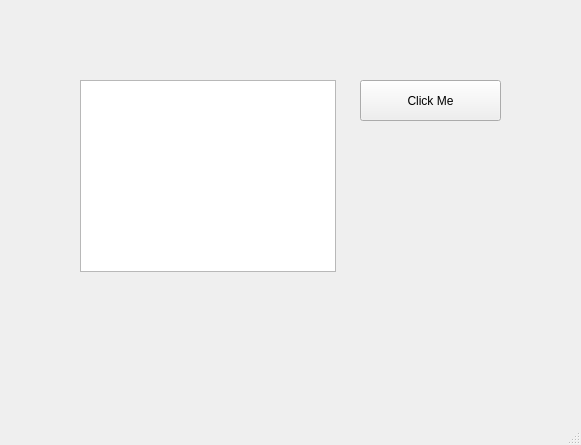
<?xml version="1.0" encoding="UTF-8"?>
<ui version="4.0">
 <class>MainWindow</class>
 <widget class="QMainWindow" name="MainWindow">
  <property name="geometry">
   <rect>
    <x>0</x>
    <y>0</y>
    <width>581</width>
    <height>445</height>
   </rect>
  </property>
  <property name="windowTitle">
   <string>MainWindow</string>
  </property>
  <widget class="QWidget" name="centralwidget">
   <widget class="QListWidget" name="listWidget">
    <property name="geometry">
     <rect>
      <x>80</x>
      <y>80</y>
      <width>256</width>
      <height>192</height>
     </rect>
    </property>
   </widget>
   <widget class="QPushButton" name="pushButton">
    <property name="geometry">
     <rect>
      <x>360</x>
      <y>80</y>
      <width>141</width>
      <height>41</height>
     </rect>
    </property>
    <property name="text">
     <string>Click Me</string>
    </property>
   </widget>
  </widget>
  <widget class="QMenuBar" name="menubar">
   <property name="geometry">
    <rect>
     <x>0</x>
     <y>0</y>
     <width>581</width>
     <height>21</height>
    </rect>
   </property>
  </widget>
  <widget class="QStatusBar" name="statusbar"/>
 </widget>
 <resources/>
 <connections/>
</ui>
